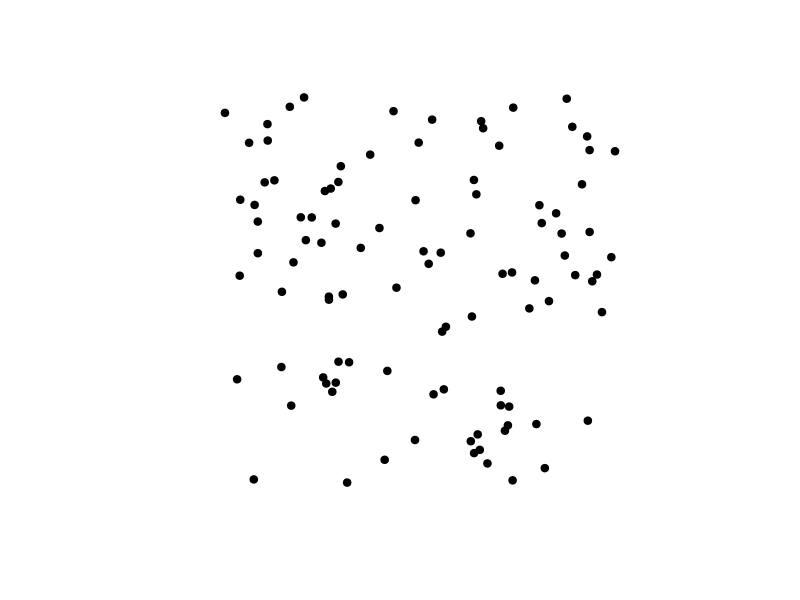

R code for this plot:
## ---- chunk 1
# load library
library(sp)
## ---- chunk 2
# Generate 100 random X and Y coordinates 
# with longitude and latitude in the familiar
# degrees

x_coords <- runif(n = 100, min = -100, max = -80)
y_coords <- runif(n = 100, min = 25, max = 45)

# Have a look at the first coordinates
head(cbind(x_coords,y_coords))
## ---- chunk 3
args("SpatialPoints")
## ---- chunk 4
# coords = c(longitude,latitude)

firstPoints <- SpatialPoints(coords = cbind(x_coords,y_coords))
## ---- chunk 5
str(firstPoints)
## ---- chunk 6
plot(firstPoints, pch = 19)
